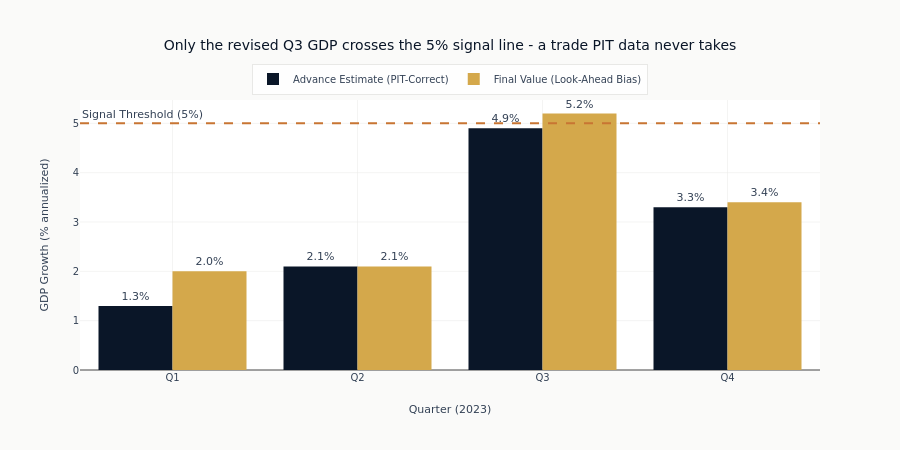

The notebook cell saved with this chart:
### Code cell
# Visualize the divergence (single cell so the inline backend cannot capture an
# un-laid-out intermediate render of the bars before the layout is applied).
fig_revision = go.Figure()

fig_revision.add_trace(
    go.Bar(
        name="Advance Estimate (PIT-Correct)",
        x=gdp_revisions["quarter"].to_list(),
        y=gdp_revisions["advance_estimate"].to_list(),
        marker_color=COLORS["blue"],
        text=[f"{v:.1f}%" for v in gdp_revisions["advance_estimate"].to_list()],
        textposition="outside",
    )
)

fig_revision.add_trace(
    go.Bar(
        name="Final Value (Look-Ahead Bias)",
        x=gdp_revisions["quarter"].to_list(),
        y=gdp_revisions["final_value"].to_list(),
        marker_color=COLORS["amber"],
        text=[f"{v:.1f}%" for v in gdp_revisions["final_value"].to_list()],
        textposition="outside",
    )
)

fig_revision.add_hline(
    y=5.0,
    line_dash="dash",
    line_color=COLORS["copper"],
    annotation_text="Signal Threshold (5%)",
    annotation_position="top left",
)

fig_revision.update_layout(
    title="Only the revised Q3 GDP crosses the 5% signal line - a trade PIT data never takes",
    barmode="group",
    yaxis_title="GDP Growth (% annualized)",
    xaxis_title="Quarter (2023)",
    height=450,
    legend=dict(orientation="h", yanchor="bottom", y=1.02, xanchor="center", x=0.5),
)

fig_revision.show()

### Figure 1 — Plotly figure (JSON) as saved in the notebook; plotly's stock layout.template omitted (floating-point values rounded to 4 significant figures)
{"data": [{"marker": {"color": "#0a1628"}, "name": "Advance Estimate (PIT-Correct)", "text": ["1.3%", "2.1%", "4.9%", "3.3%"], "textposition": "outside", "type": "bar", "x": ["Q1", "Q2", "Q3", "Q4"], "y": [1.3, 2.1, 4.9, 3.3]}, {"marker": {"color": "#D4A84B"}, "name": "Final Value (Look-Ahead Bias)", "text": ["2.0%", "2.1%", "5.2%", "3.4%"], "textposition": "outside", "type": "bar", "x": ["Q1", "Q2", "Q3", "Q4"], "y": [2.0, 2.1, 5.2, 3.4]}], "layout": {"annotations": [{"showarrow": false, "text": "Signal Threshold (5%)", "x": 0, "xanchor": "left", "xref": "x domain", "y": 5.0, "yanchor": "bottom", "yref": "y"}], "barmode": "group", "height": 450, "legend": {"orientation": "h", "x": 0.5, "xanchor": "center", "y": 1.02, "yanchor": "bottom"}, "shapes": [{"line": {"color": "#C87533", "dash": "dash"}, "type": "line", "x0": 0, "x1": 1, "xref": "x domain", "y0": 5.0, "y1": 5.0, "yref": "y"}], "title": {"text": "Only the revised Q3 GDP crosses the 5% signal line - a trade PIT data never takes"}, "xaxis": {"title": {"text": "Quarter (2023)"}}, "yaxis": {"title": {"text": "GDP Growth (% annualized)"}}}}
